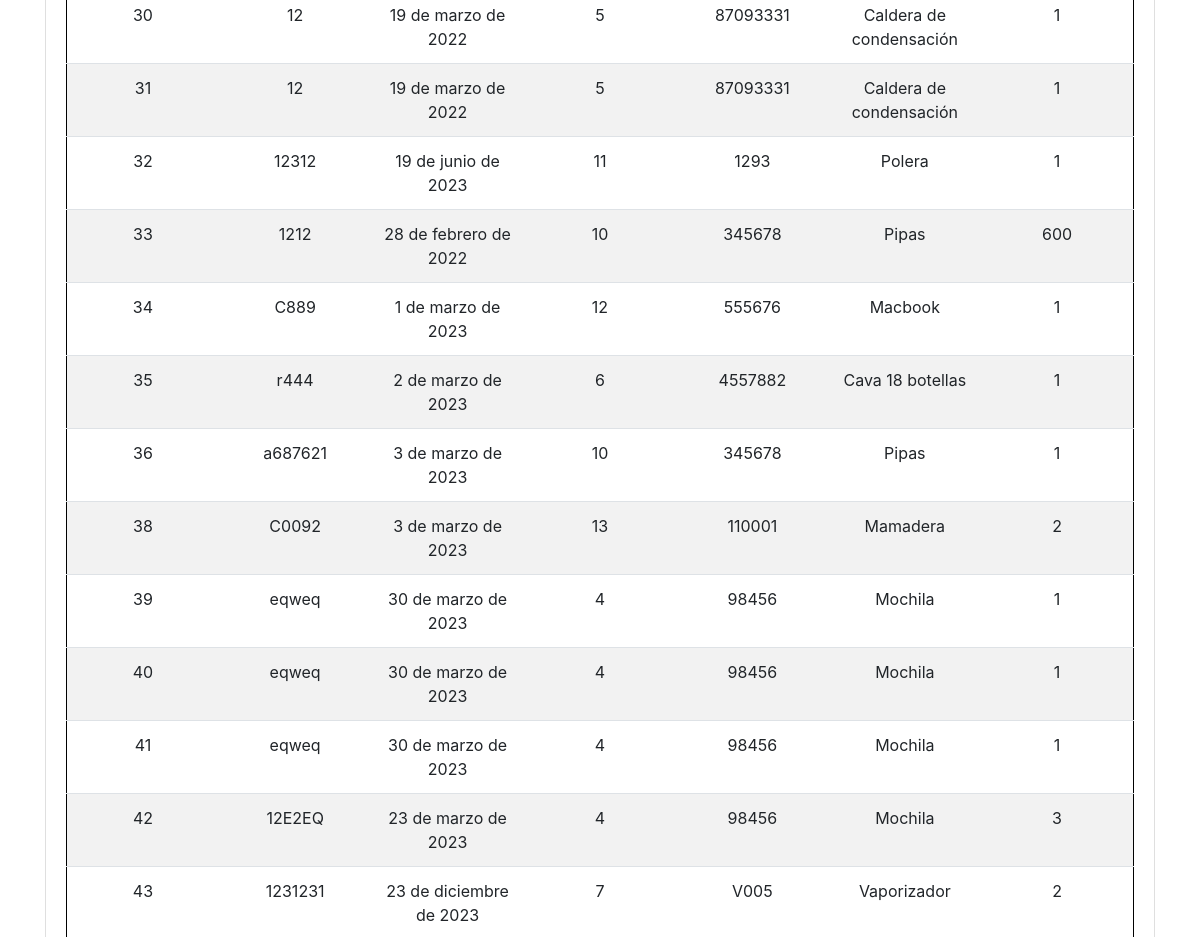
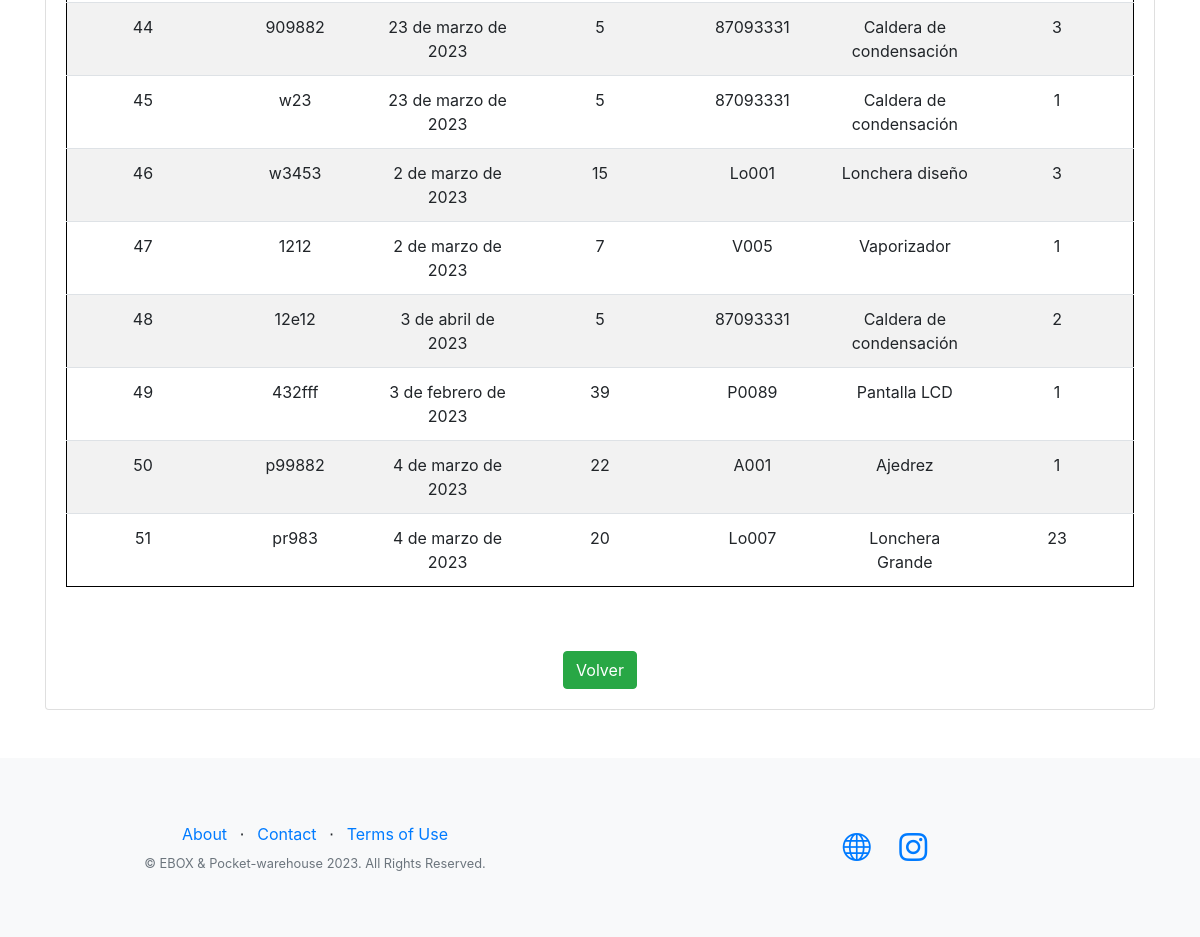
Page /eboxApp/egreso/wEgreso_full/ (signed in, lower part) on the earlier database version (2 pictures, top to bottom).
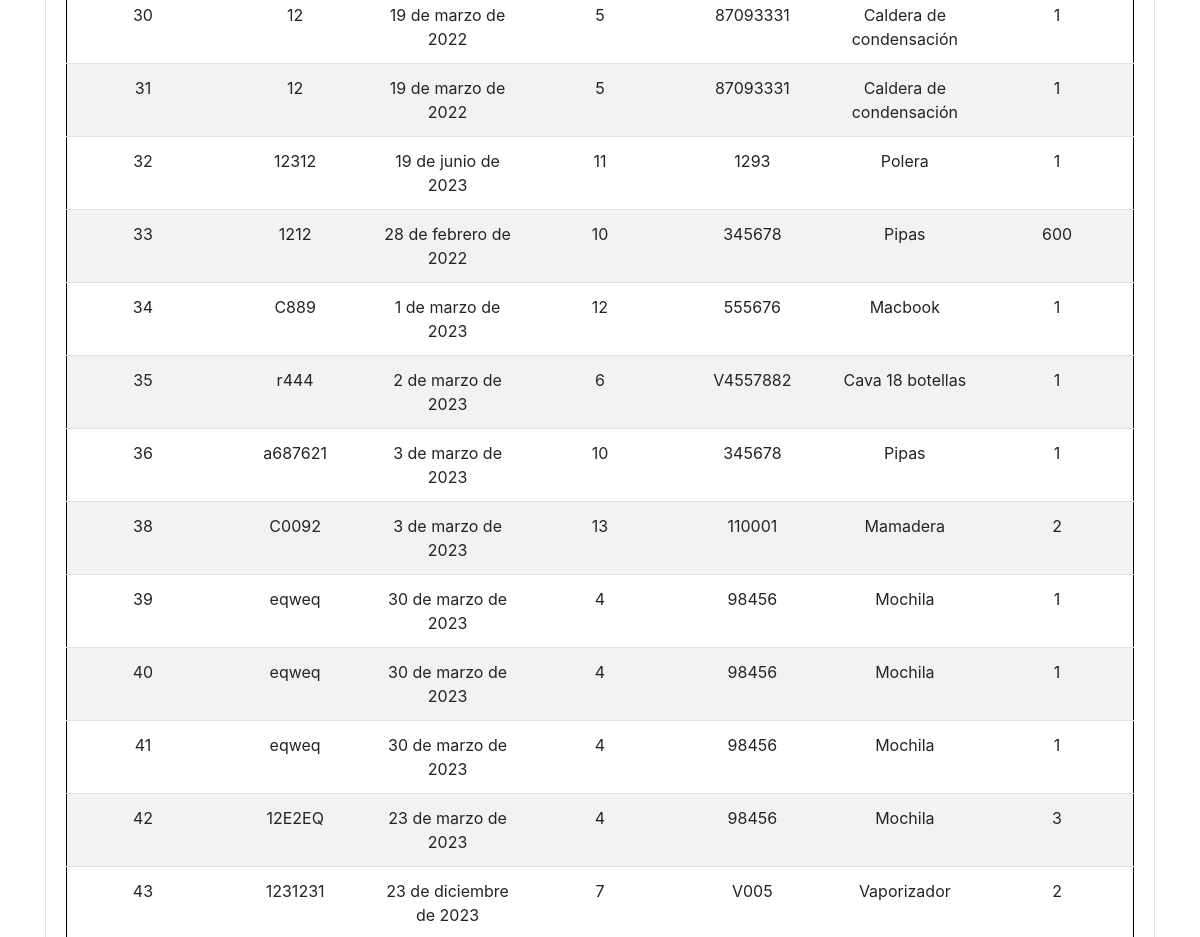
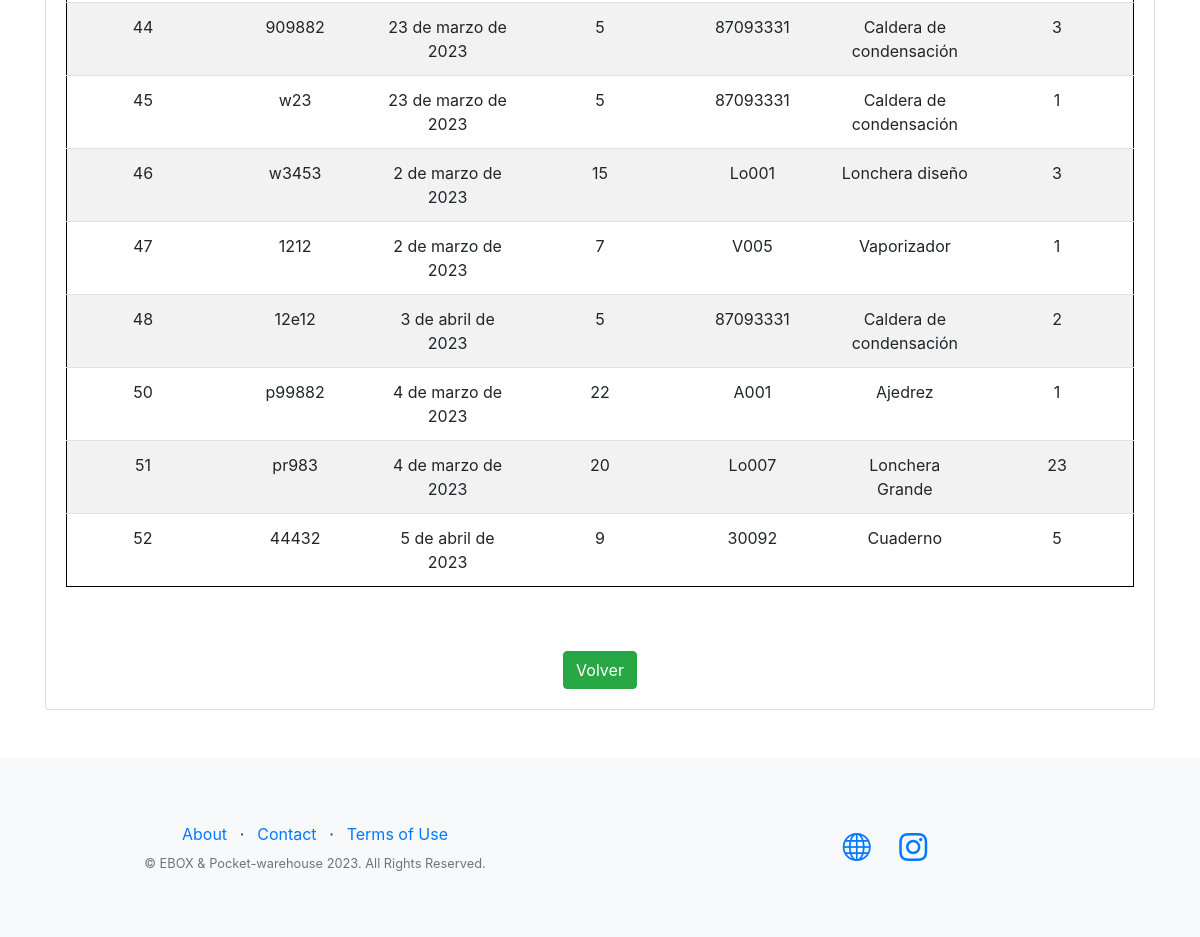
Same page on the later database version (2 pictures, top to bottom).
### eboxApp/models.py (models this page shows, shortened)
class Salida(models.Model):
    sku_out = models.ForeignKey(Maestra, on_delete=models.CASCADE, null=True)
    unidades_out = models.IntegerField()
    orden_venta = models.CharField(max_length=100)
    fecha_despacho = models.DateField(null=True)

class Maestra(models.Model):
    nombre_producto = models.CharField(max_length=300)
    numero_sku = models.CharField(max_length=300)
    categoria = models.CharField(max_length=300)

### eboxApp/views.py (the view)
# urls.py: path('egreso/wEgreso_full/', views.buscarEgreso, name = 'buscarTodoEgreso'),
@login_required
def buscarEgreso(request):
    if request.method == 'GET': # si existe un post
        salidas = Salida.objects.all()
        return render(request, 'eboxApp/wEgreso_full.html', {'salidas':salidas })

### eboxApp/templates/eboxApp/wEgreso_full.html (shortened to what this page needs)
{% extends "eboxApp/base.html" %}
{% load static %}
{% block contenido_que_cambia %}
<div class="container">
    <div class="card mt-4">
        <div class="card-body">
            {% if salidas %}
            <div class="table-responsive">
                <table class="table">
                    <tbody>
                        {% for i in salidas %}
                        <tr>
                            <td>{{ i.pk }}</td>
                            <td>{{ i.orden_venta }}</td>
                            <td>{{ i.fecha_despacho }}</td>
                            <td>{{ i.sku_out.id }}</td>
                            <td>{{ i.sku_out.numero_sku }}</td>
                            <td>{{ i.sku_out.nombre_producto }}</td>
                            <td>{{ i.unidades_out }}</td>
                        </tr>
                        {% endfor %}
                    </tbody>
                </table>
            </div>
            <div class="text-center mt-5">
                <a class="btn btn-success" href="{% url 'eboxApp:Egreso' %}">Volver</a>
            </div>
            {% else %}
            <div class="text-center">
                <h1>No hay datos</h1>
                <a class="btn btn-warning" href="{% url 'eboxApp:Egreso' %}">Volver</a>
            </div>
            {% endif %}
        </div>
    </div>
</div>
{% endblock %}

Differences in the rows shown:
removed Salida: pk "49", orden_venta "432fff", fecha_despacho "3 de febrero de 2023", sku_out.id "39", sku_out.numero_sku "P0089", sku_out.nombre_producto "Pantalla LCD", unidades_out "1"
changed through a linked row, Salida "Cava 18 botellas": sku_out.numero_sku "4557882" → "V4557882"
added Salida: pk "52", orden_venta "44432", fecha_despacho "5 de abril de 2023", sku_out.id "9", sku_out.numero_sku "30092", sku_out.nombre_producto "Cuaderno", unidades_out "5"
